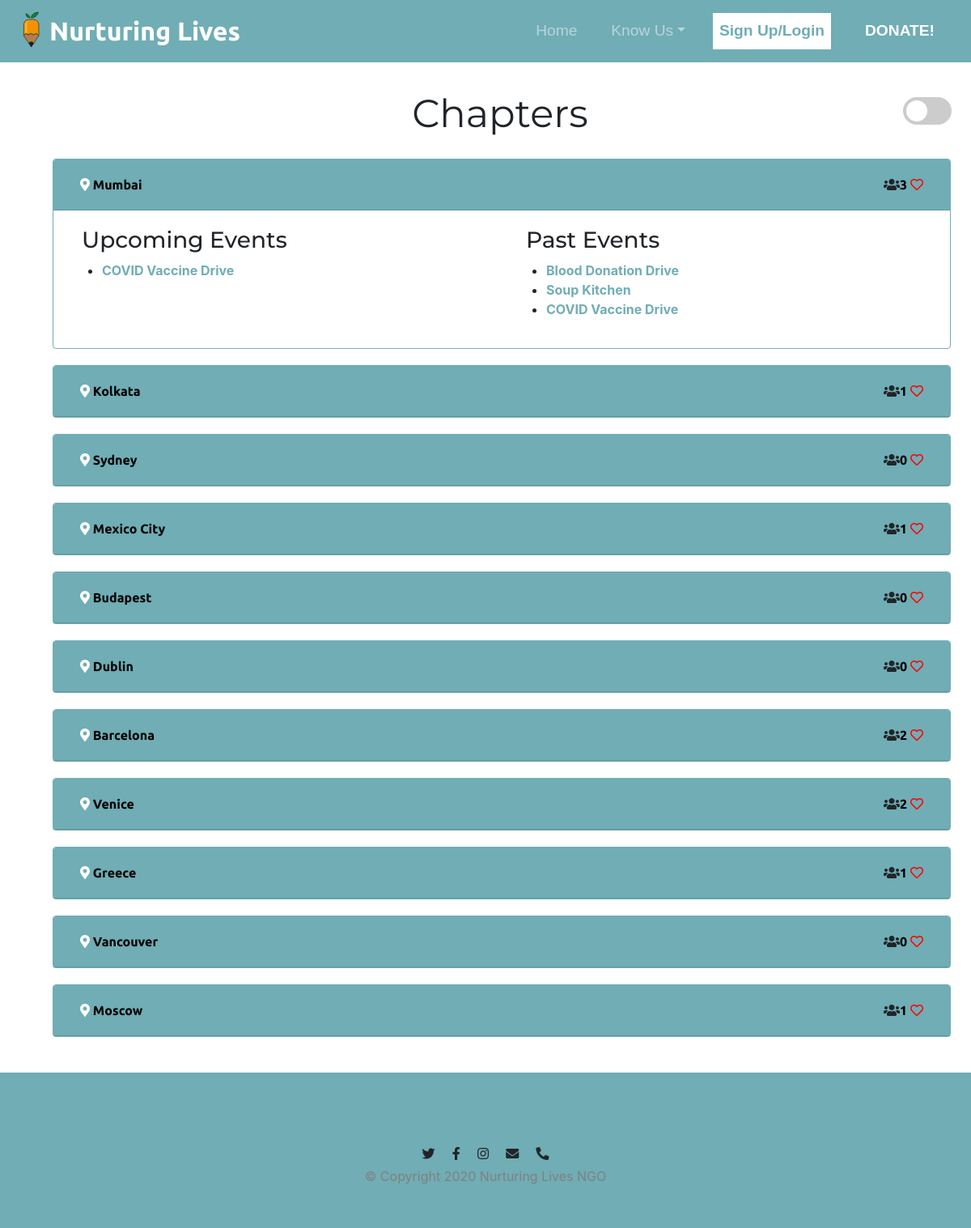
/chapter.php, run on the app's committed database.
### tables this page shows
CREATE TABLE `events` (
  `event_id` int(11) NOT NULL,
  `name_of_event` varchar(300) NOT NULL,
  `description` varchar(1000) NOT NULL,
  `date` date NOT NULL DEFAULT current_timestamp(),
  `address` varchar(100) NOT NULL,
  `imageurl` varchar(5000) NOT NULL
);

### chapter.php (the view, shortened to what this page needs)
<?php
$host = "localhost:3307";
$username = "root";
$pass = "";
$dbname = "ngo";
$conn = mysqli_connect($host,$username,$pass,$dbname);
                $query = "SELECT count(*) AS mumbai_members FROM volunteers where chapter = 'Mumbai'";
                $result = mysqli_query($conn, $query);
                $row1 = mysqli_fetch_assoc($result);
                 $query = "SELECT count(*) AS kolkata_members FROM volunteers where chapter = 'Kolkata'";
                $result = mysqli_query($conn, $query);
                $row2 = mysqli_fetch_assoc($result);
                 $query = "SELECT count(*) AS sydney_members FROM volunteers where chapter = 'Sydney'";
                $result = mysqli_query($conn, $query);
                $row3 = mysqli_fetch_assoc($result);
                 $query = "SELECT count(*) AS mexico_members FROM volunteers where chapter = 'Mexico City'";
                $result = mysqli_query($conn, $query);
                $row4 = mysqli_fetch_assoc($result);
                 $query = "SELECT count(*) AS budapest_members FROM volunteers where chapter = 'Budapest'";
                $result = mysqli_query($conn, $query);
                $row5 = mysqli_fetch_assoc($result);
                 $query = "SELECT count(*) AS dublin_members FROM volunteers where chapter = 'Dublin'";
                $result = mysqli_query($conn, $query);
                $row6 = mysqli_fetch_assoc($result);
                 $query = "SELECT count(*) AS barcelona_members FROM volunteers where chapter = 'Barcelona'";
                $result = mysqli_query($conn, $query);
                $row7 = mysqli_fetch_assoc($result);
                 $query = "SELECT count(*) AS venice_members FROM volunteers where chapter = 'Venice'";
                $result = mysqli_query($conn, $query);
                $row8 = mysqli_fetch_assoc($result);
                 $query = "SELECT count(*) AS greece_members FROM volunteers where chapter = 'Greece'";
                $result = mysqli_query($conn, $query);
                $row9 = mysqli_fetch_assoc($result);
                 $query = "SELECT count(*) AS vancouver_members FROM volunteers where chapter = 'Vancouver'";
                $result = mysqli_query($conn, $query);
                $row10 = mysqli_fetch_assoc($result);
                 $query = "SELECT count(*) AS moscow_members FROM volunteers where chapter = 'Moscow'";
                $result = mysqli_query($conn, $query);
                $row11 = mysqli_fetch_assoc($result);
?>
<!DOCTYPE html>
<html>
	<head>
		  	<link rel="stylesheet" href="https://maxcdn.bootstrapcdn.com/bootstrap/4.0.0/css/bootstrap.min.css">
		  	<link rel="stylesheet" href="project.css">
		  	<link rel="stylesheet" href="https://use.fontawesome.com/releases/v5.13.0/css/all.css">
	</head>
	<body>
		<div class="container-fluid">
		    <nav class="navbar fixed-top navbar-expand-lg navbar-dark" style="background-color: #70ADB5">
		  		<a class="navbar-brand" href="index.php">
		  			<img src="logo.svg" width="45" height="45" class="d-inline-block align-top" alt="events.php" loading="lazy">Nurturing Lives</a>
			  	<div class="collapse navbar-collapse" id="navbarSupportedContent">
			    	<ul class="navbar-nav ml-auto">
			      		<?php if( isset($_SESSION['email']) && !empty($_SESSION['email']) )
                        {
                        ?>
                        <li class="nav-item">
                            <a class="nav-link" href="user_dashboard.php">Profile</a>
                        </li>
                        <?php } else
                        {
                        ?>
                        <li class="nav-item">
                            <a class="nav-link" href="index.php">Home</a>
                        </li>
                        <?php } ?>
						<li class="nav-item dropdown">
							<a class="nav-link dropdown-toggle" href="#" id="navbarDropdown" role="button" data-toggle="dropdown"
								aria-haspopup="true" aria-expanded="false">Know Us</a>
						</li>
						<?php if(isset($_SESSION['email']) && !empty($_SESSION['email']) )
						{
						?>
							<li class="nav-item">
								<a class="nav-link" id="signout" href="logout.php">Sign Out</a>
							</li>
						<?php }else{ ?>
							<li class="nav-item">
								<a class="nav-link" id="signup" href="Login.php">Sign Up/Login</a>
							</li>
						<?php } ?>
						<li class="nav-item">
							<a class="nav-link" id="donate" href="donation.php">DONATE!</a>
						</li>
			      	</ul>
			  	</div>
			</nav>
		</div>
	    <div id="js1">
	        <div class="big-heading">
	        	<span style="padding-left: 10%;"> Chapters </span>
	            <label class="switch float-right mr-4 my-3"  >
	                <span class="slider round"></span>
	            </label>
	        </div>
		<div class="container">
			<div class="accordion pb-4" id="accordionExample">
			  	<div class="card bg-transparent" style="width: 100%">
			    	<div class="card-header" id="headingOne">
	      				<h2 class="mb-0">
	        				<button class="btn btn-link btn-block text-left collapsed" type="button" data-toggle="collapse" data-target="#collapseOne" aria-expanded="false" aria-controls="collapseOne"><i class="fas fa-map-marker-alt"></i> Mumbai <span class=" float-right"><i class="fas fa-users"></i><?php echo $row1['mumbai_members']; ?>  <a href="#volunteer"><i class="far fa-heart"></i></a></span>
	        				</button>
	      				</h2>
	   				</div>
					<div id="collapseOne" class="collapse show" aria-labelledby="headingOne" data-parent="#accordionExample">
	      				<div class="card-body">
	      					<div class="row">
	      						<div class="col-md-6 text-left">
	      							<h3>Upcoming Events</h3>
	      							<ul>
	      								<?php
											$query = "SELECT * FROM events where address = 'Mumbai' and date >= CURDATE()";
											$result = mysqli_query($conn, $query);
											$check_events = mysqli_num_rows($result) > 0;
											if($check_events)
											{
												while($row = mysqli_fetch_assoc($result))
											{
										?>
	      								<li><a href="events.php"><?php echo $row['name_of_event']; ?></a></li>
	      								<?php
									}
										}
	  								?>
	      							</ul>
	      						</div>
	      						<div class="col-md-6 text-left">
	      							<h3>Past Events</h3>
	      							<ul>
	      								<?php
											$query = "SELECT * FROM events where address = 'Mumbai' and date <= CURDATE()";
											$result = mysqli_query($conn, $query);
											$check_events = mysqli_num_rows($result) > 0;
											if($check_events)
											{
												while($row = mysqli_fetch_assoc($result))
											{
										?>
	      								<li><a href="events.php"><?php echo $row['name_of_event']; ?></a></li>
	      								<?php
									}
										}
	  								?>
	      							</ul>
	      						</div>
	      					</div>
	      				</div>
	   				</div>
	  			</div>
	  			<div class="card bg-transparent" style="width: 100%">
	    			<div class="card-header" id="headingTwo">
	      				<h2 class="mb-0">
	        				<button class="btn btn-link btn-block text-left collapsed" type="button" data-toggle="collapse" data-target="#collapseTwo" aria-expanded="false" aria-controls="collapseTwo"><i class="fas fa-map-marker-alt"></i> Kolkata <span class=" float-right"><i class="fas fa-users"></i><?php echo $row2['kolkata_members']; ?>  <a href="#volunteer"><i class="far fa-heart"></i></a></span>
	        				</button>
	      				</h2>
	   				</div>
	  			</div>
			  		<div class="card bg-transparent" style="width: 100%">
					    <div class="card-header" id="headingThree">
					      <h2 class="mb-0">
					        <button class="btn btn-link btn-block text-left collapsed" type="button" data-toggle="collapse" data-target="#collapseThree" aria-expanded="false" aria-controls="collapseThree"><i class="fas fa-map-marker-alt"></i> Sydney <span class=" float-right"><i class="fas fa-users"></i><?php echo $row3['sydney_members']; ?>  <a href="#volunteer"><i class="far fa-heart"></i></a></span>
					        </button>
					      </h2>
					    </div>
			  		</div>
	  		<div class="card bg-transparent" style="width: 100%">
			    <div class="card-header" id="headingFour">
			      <h2 class="mb-0">
			        <button class="btn btn-link btn-block text-left collapsed" type="button" data-toggle="collapse" data-target="#collapseFour" aria-expanded="false" aria-controls="collapseFour"><i class="fas fa-map-marker-alt"></i> Mexico City <span class=" float-right"><i class="fas fa-users"></i><?php echo $row4['mexico_members']; ?>  <a href="#volunteer"><i class="far fa-heart"></i></a></span>
			        </button>
			      </h2>
			    </div>
	  		</div>
	  		<div class="card bg-transparent" style="width: 100%">
			    <div class="card-header" id="headingFive">
			      <h2 class="mb-0">
			        <button class="btn btn-link btn-block text-left collapsed" type="button" data-toggle="collapse" data-target="#collapseFive" aria-expanded="false" aria-controls="collapseFive"><i class="fas fa-map-marker-alt"></i> Budapest <span class=" float-right"><i class="fas fa-users"></i><?php echo $row5['budapest_members']; ?>  <a href="#volunteer"><i class="far fa-heart"></i></a></span>
			        </button>
			      </h2>
			    </div>
	  		</div>
	  		<div class="card bg-transparent" style="width: 100%">
			    <div class="card-header" id="headingSix">
			      	<h2 class="mb-0">
			        	<button class="btn btn-link btn-block text-left collapsed" type="button" data-toggle="collapse" data-target="#collapseSix" aria-expanded="false" aria-controls="collapseSix"><i class="fas fa-map-marker-alt"></i> Dublin <span class=" float-right"><i class="fas fa-users"></i><?php echo $row6['dublin_members']; ?>  <a href="#volunteer"><i class="far fa-heart"></i></a></span>
			        	</button>
			      	</h2>
			    </div>
	  			</div>
	  		<div class="card bg-transparent" style="width: 100%">
			    <div class="card-header" id="headingSeven">
			      	<h2 class="mb-0">
				        <button class="btn btn-link btn-block text-left collapsed" type="button" data-toggle="collapse" data-target="#collapseSeven" aria-expanded="false" aria-controls="collapseSeven"><i class="fas fa-map-marker-alt"></i> Barcelona <span class=" float-right"><i class="fas fa-users"></i><?php echo $row7['barcelona_members']; ?>  <a href="#volunteer"><i class="far fa-heart"></i></a></span>
				        </button>
			      	</h2>
			    </div>
	  		</div>
	  		<div class="card bg-transparent" style="width: 100%">
			    <div class="card-header " id="headingEight">
			      <h2 class="mb-0">
			        <button class="btn btn-link btn-block text-left collapsed" type="button" data-toggle="collapse" data-target="#collapseEight" aria-expanded="false" aria-controls="collapseEight"><i class="fas fa-map-marker-alt"></i> Venice <span class=" float-right"><i class="fas fa-users"></i><?php echo $row8['venice_members']; ?>  <a href="#volunteer"><i class="far fa-heart"></i></a></span>
			        </button>
			      </h2>
			    </div>
	  		</div>
	  		<div class="card bg-transparent" style="width: 100%">
			    <div class="card-header" id="headingNine">
			      <h2 class="mb-0">
			        <button class="btn btn-link btn-block text-left collapsed" type="button" data-toggle="collapse" data-target="#collapseNine" aria-expanded="false" aria-controls="collapseNine"><i class="fas fa-map-marker-alt"></i> Greece<span class=" float-right"><i class="fas fa-users"></i><?php echo $row9['greece_members']; ?>  <a href="#volunteer"><i class="far fa-heart"></i></a></span>
			        </button>
			      </h2>
			    </div>
	  		</div>
	  		<div class="card bg-transparent" style="width: 100%">
			    <div class="card-header" id="headingTen">
			      <h2 class="mb-0">
			        <button class="btn btn-link btn-block text-left collapsed" type="button" data-toggle="collapse" data-target="#collapseTen" aria-expanded="false" aria-controls="collapseTen"><i class="fas fa-map-marker-alt"></i> Vancouver <span class=" float-right"><i class="fas fa-users"></i><?php echo $row10['vancouver_members']; ?>  <a href="#volunteer"><i class="far fa-heart"></i></a></span>
			        </button>
			      </h2>
			    </div>
	  		</div>
	  		<div class="card bg-transparent" style="width: 100%">
			    <div class="card-header" id="headingEleven">
			      <h2 class="mb-0">
			        <button class="btn btn-link btn-block text-left collapsed" type="button" data-toggle="collapse" data-target="#collapseEleven" aria-expanded="false" aria-controls="collapseEleven"><i class="fas fa-map-marker-alt"></i> Moscow <span class=" float-right"><i class="fas fa-users"></i><?php echo $row11['moscow_members']; ?>  <a href="#volunteer"><i class="far fa-heart"></i></a></span>
			        </button>
			      </h2>
			    </div>
	  		</div>
		</div>
	</div><i class="fas fa-hand-point-up fa-3x" id="up-arrow" onclick="topFunction()" ></i>
    </div>
    <footer id="footer">
        <a href="https://twitter.com/"><i class="foot fab fa-twitter"></i></a>
        <a href="https://www.facebook.com/"><i class="foot fab fa-facebook-f"></i></a>
        <a href="https://www.instagram.com/"><i class="foot fab fa-instagram"></i></a>
        <i class="foot fas fa-envelope" onclick="copyToClipboard('contact@nurturinglives.org'),alert('contact info copied to clipboard')"></i>
        <i class="foot fas fa-phone-alt" onclick="copyToClipboard('9637512841'),alert('contact info copied to clipboard')"></i>
        <p class="p-foot">© Copyright 2020 Nurturing Lives NGO</p>
    </footer>
</body>
</html>

### project.css (style rules this page uses)
body { text-align: center; }
h1, h2, h3, h4, h5, h6 { font-family: 'Montserrat-Black', sans-serif; }
.container-fluid { padding:40px; }
.navbar-brand { font-family: "Ubuntu", sans-serif; font-weight: bold; font-size: 2rem; }
.nav-item { padding: 0 5px; margin:0.5rem; }
.nav-link { font-size: 1.2rem; font-family: 'Montserrat-light', sans-serif; }
#signup { background-color: white; color: #70ADB5; font-weight: bold; }
#donate { color: white; font-weight: bold; padding:0.5rem 1rem; }
nav { margin-bottom: 0px; }
.switch { position: relative; display: inline-block; width: 60px; height: 34px; }
.slider { position: absolute; cursor: pointer; top: 0; left: 0; right: 0; bottom: 0; background-color: #ccc; -webkit-transition: .4s; transition: .4s; }
.slider:before { position: absolute; content: ""; height: 26px; width: 26px; left: 4px; bottom: 4px; background-color: white; -webkit-transition: .4s; transition: .4s; }
.slider.round { border-radius: 34px; }
.slider.round:before { border-radius: 50%; }
.big-heading { font-family: 'Montserrat', sans-serif; font-size: 3rem; line-height: 1.5; }
.card { width: 18em; margin: 20px; border-color:#70adb5; }
.fa-heart { color: red; }
.fa-map-marker-alt { color: white; }
.card-header { background-color: #70ADB5; }
.card-header h2 button { color: black; font-weight: bold; font-family: 'Ubuntu'; text-decoration: none; }
h3 { font-family: 'Montserrat', sans-serif; padding-left: 15px; }
.card-body a { color: #70ADB5; font-weight: bold; }
#footer { text-align: center; padding: 7% 15% 3%; background-color: #70adb5; }
.foot { margin: 1%; }
.p-foot { color: grey; }
i { color: #212529; }

### data on the page
events: name_of_event "COVID Vaccine Drive"
events: name_of_event "Blood Donation Drive"
events: name_of_event "Soup Kitchen"

### other printed values
$row1['mumbai_members'] "3"
$row2['kolkata_members'] "1"
$row3['sydney_members'] "0"
$row4['mexico_members'] "1"
$row5['budapest_members'] "0"
$row6['dublin_members'] "0"
$row7['barcelona_members'] "2"
$row8['venice_members'] "2"
$row9['greece_members'] "1"
$row10['vancouver_members'] "0"
$row11['moscow_members'] "1"
